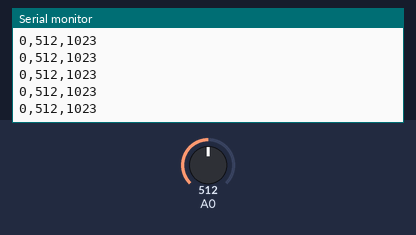
The sketch below on a simulated Arduino Uno, built with avr-gcc and run on an emulated ATmega328P. Shown: the last lines printed to the serial monitor. The test bench sets the inputs (shaded band); at power-on: A0 = 512.

Above: at 1.2 s.
1.3 s: A0 set to 490
At 1.99 s:
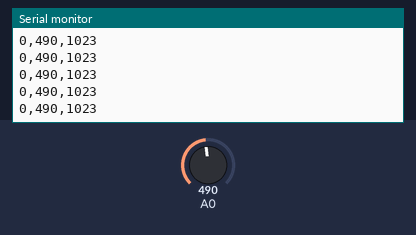
2.8 s: A0 set to 510
At 2.89 s:
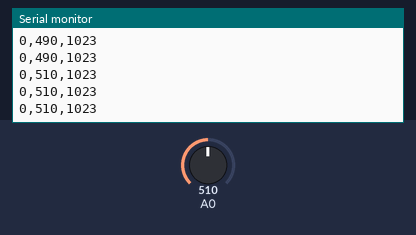
Timing chart, 0 to 5.8 s (numbered marks = the images above; inputs shaded):
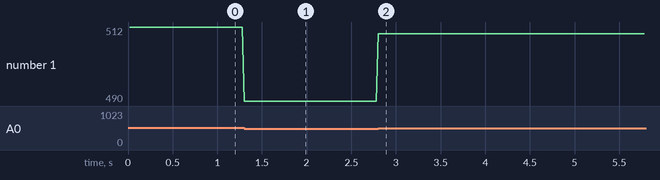

The sketch:

adc_plot.ino
```cpp
void setup() {
Serial.begin(115200);
Serial.println("min,ADC_0,max");
}

#define PERIOD 20

void loop() {
static int cnt = 1;
static int oldm = 0;
unsigned int a, m = millis();
if  ( m != oldm ) {
    if ( ( m % PERIOD ) == 0 ) {
       if  ( cnt > 0 )
           cnt++;
       if  ( cnt > 500 )
           cnt = 0;
       if  ( cnt )
           {
           a = analogRead(0);
           Serial.print("0,"); Serial.print( a ); Serial.println(",1023");
           }
       }
    oldm = m;
    }
}
```

Measured:
- after the input at 1.3 s, the serial monitor: prints a new line at once (image 1)
- after the input at 2.8 s, the serial monitor: prints a new line at once (image 2)
- plotted number 1: 512 → 490 after the input at 1.3 s, 490 → 510 after the input at 2.8 s
